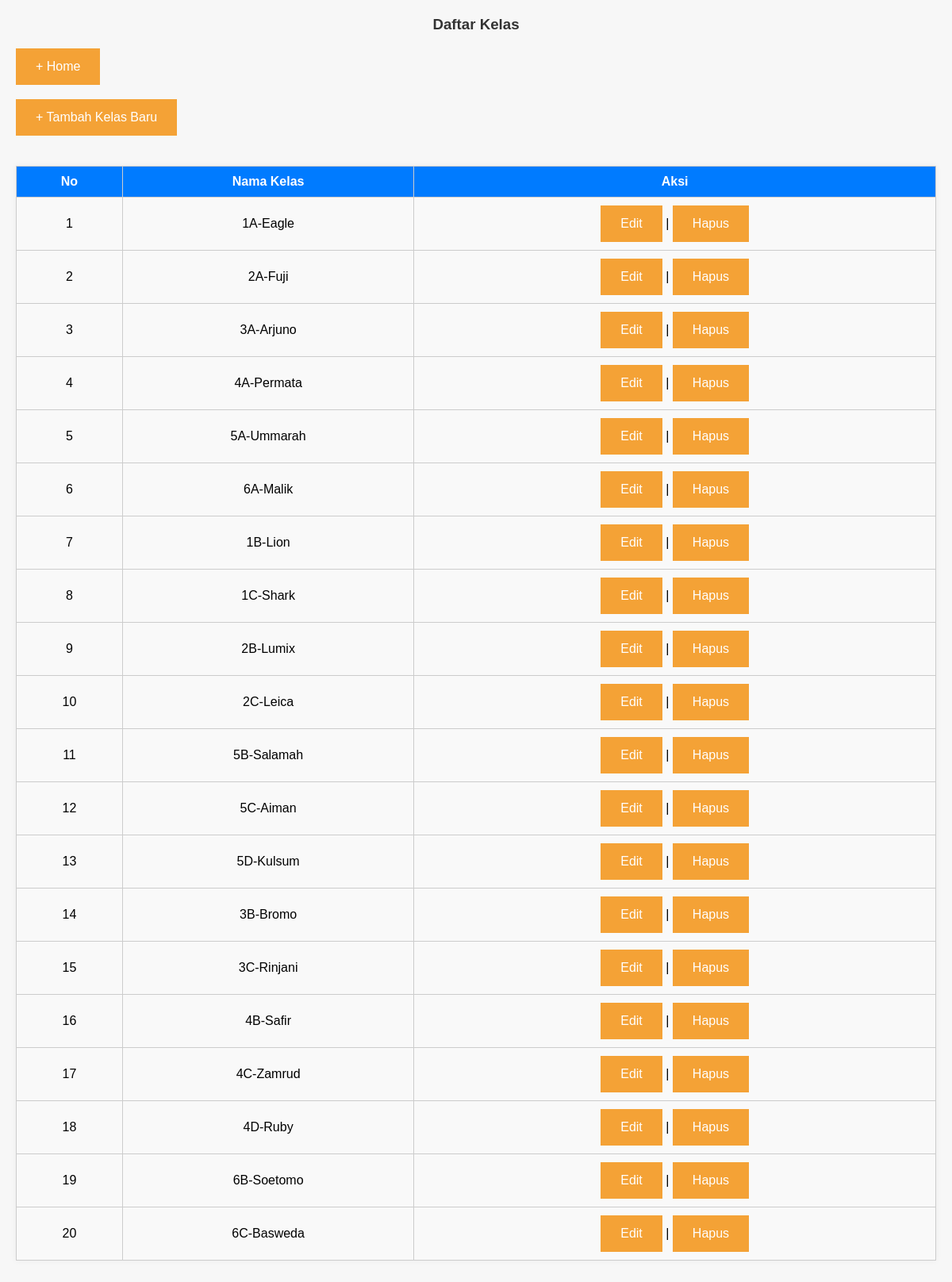
/list_kelas.php, run on the app's committed database.
### tables this page shows
CREATE TABLE `kelas` (
  `id` int(11) NOT NULL,
  `nama_kelas` varchar(10) NOT NULL
);

### list_kelas.php (the view, shortened to what this page needs)
<?php
include 'config.php';
$data_kelas = mysqli_query($koneksi, "SELECT * FROM kelas");
?>
<head>
    <link rel="stylesheet" href="style.css">
</head>
<h3>Daftar Kelas</h3>
<a href="index.php">+ Home</a>
<a href="input_kelas.php">+ Tambah Kelas Baru</a>
<table border="1" cellpadding="5" cellspacing="0">
    <tr>
        <th>No</th>
        <th>Nama Kelas</th>
        <th>Aksi</th>
    </tr>
    <?php $no = 1; ?>
    <?php while ($kelas = mysqli_fetch_assoc($data_kelas)) : ?>
    <tr>
        <td><?= $no++ ?></td>
        <td><?= htmlspecialchars($kelas['nama_kelas']) ?></td>
        <td>
            <a href="edit_kelas.php?id=<?= $kelas['id'] ?>">Edit</a> |
            <a href="hapus_kelas.php?id=<?= $kelas['id'] ?>" onclick="return confirm('Yakin ingin menghapus kelas?')">Hapus</a>
        </td>
    </tr>
    <?php endwhile; ?>
</table>

### style.css (style rules this page uses)
h2, h3 { text-align: center; color: #333; }
table { width: 100%; margin: 20px auto; border-collapse: collapse; background: white; box-shadow: 0 0 8px rgba(0,0,0,0.05); }
table, th, td { border: 1px solid #ccc; }
th, td { text-align: center; padding: 10px; }
th { background-color: #007bff; color: white; }
td { background-color: #f9f9f9; }
a { color: #007bff; text-decoration: none; }
a:link, a:visited { background-color: #f4a236; color: white; padding: 14px 25px; text-align: center; text-decoration: none; display: inline-block; }

### data on the page
kelas: nama_kelas "1A-Eagle"
kelas: nama_kelas "2A-Fuji"
kelas: nama_kelas "3A-Arjuno"
kelas: nama_kelas "4A-Permata"
kelas: nama_kelas "5A-Ummarah"
kelas: nama_kelas "6A-Malik"
kelas: nama_kelas "1B-Lion"
kelas: nama_kelas "1C-Shark"
kelas: nama_kelas "2B-Lumix"
kelas: nama_kelas "2C-Leica"
kelas: nama_kelas "5B-Salamah"
kelas: nama_kelas "5C-Aiman"
kelas: nama_kelas "5D-Kulsum"
kelas: nama_kelas "3B-Bromo"
kelas: nama_kelas "3C-Rinjani"
kelas: nama_kelas "4B-Safir"
kelas: nama_kelas "4C-Zamrud"
kelas: nama_kelas "4D-Ruby"
kelas: nama_kelas "6B-Soetomo"
kelas: nama_kelas "6C-Basweda"
